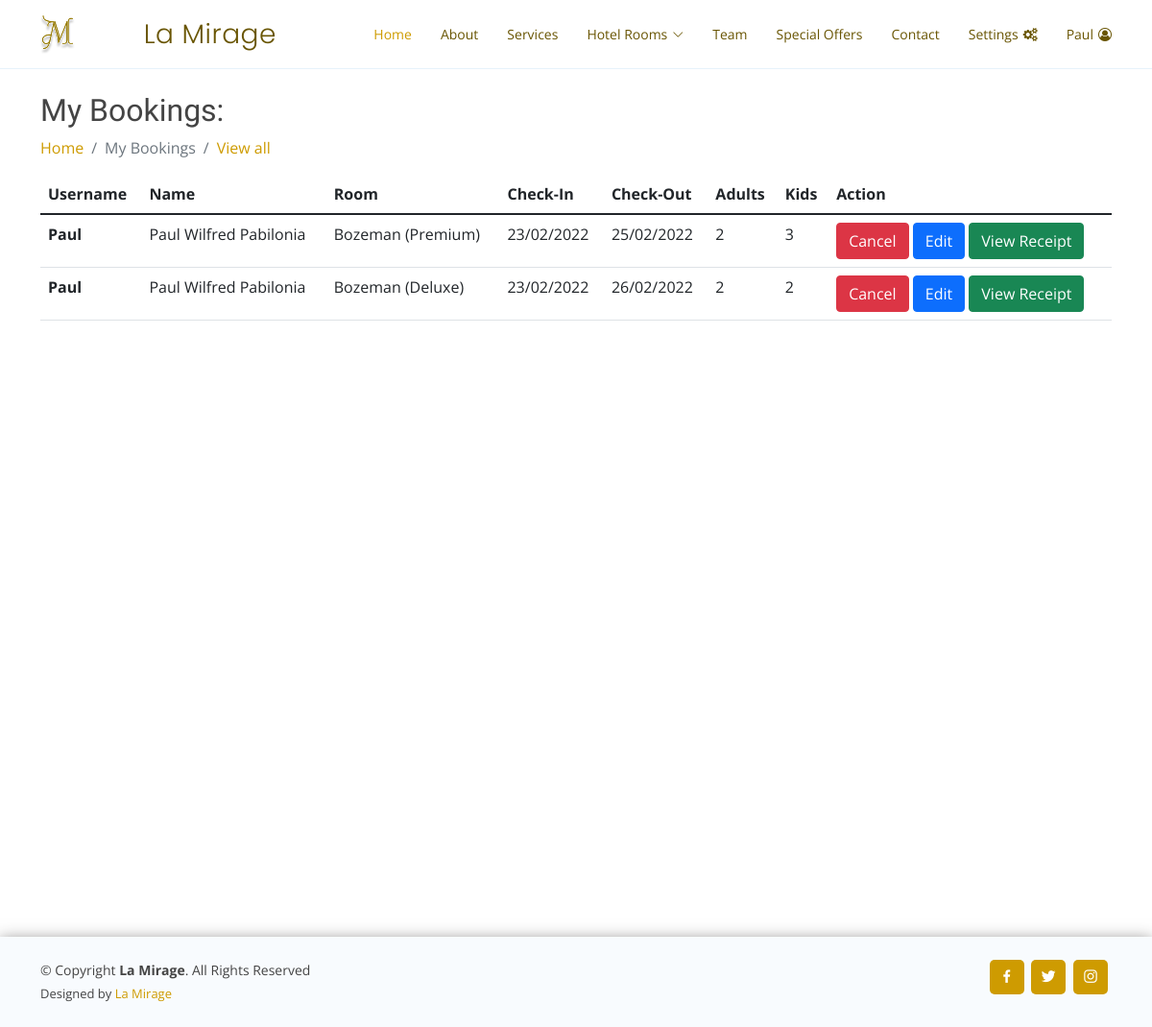
The page /my_bookings (signed in) on the database as committed earlier.
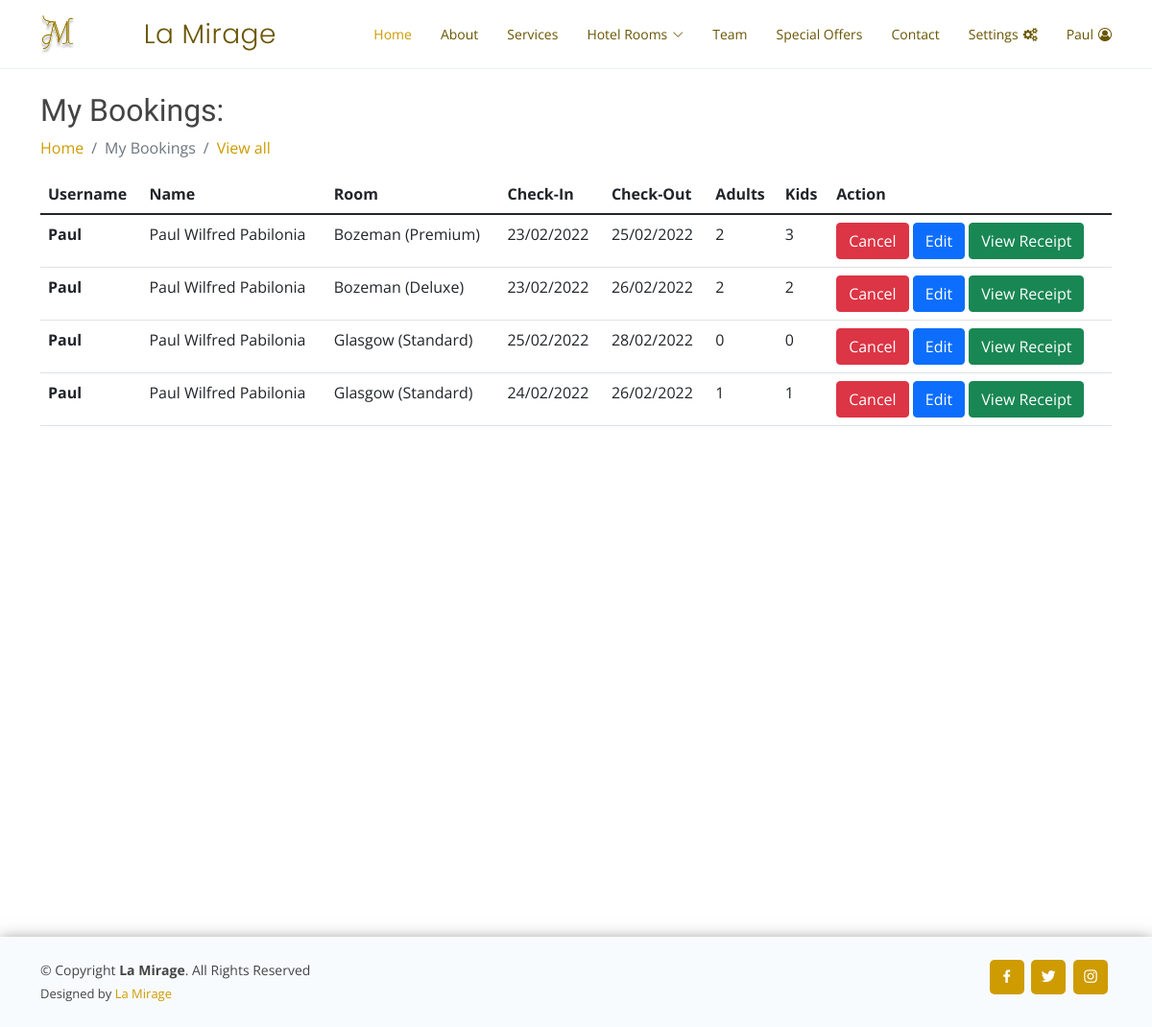
The same page on the database as committed later.
### reservation/models.py (models this page shows, shortened)
class Booking(models.Model):
    client = models.ForeignKey(User, on_delete=models.CASCADE,related_name="booking",default=None)
    user_profile = models.ForeignKey(UserProfile, on_delete=models.CASCADE,related_name="booking_profile",default=None)
    checkIn = models.CharField(max_length=100)
    checkOut = models.CharField(max_length=100)
    numAdults = models.IntegerField(default=0)
    numKids = models.IntegerField(default=0)
    mop = models.CharField(max_length=200)
    room_category = models.CharField(max_length=200,default=None)
    room_type = models.CharField(max_length=200,default=None)
    is_cancelled = models.BooleanField(default=False,blank= True)
    created_at = models.DateTimeField(auto_now_add=True)
    update_at = models.DateTimeField(auto_now=True)

class User(AbstractUser):
    pass

### reservation/views.py (the view)
# urls.py: path("my_bookings",views.my_bookings,name="my_bookings"),
def my_bookings(request):
    user = request.user
    bookings = Booking.objects.filter(client=user,is_cancelled=False)
    return render(request, "reservation/my_bookings.html",
                  {'bookings': bookings})

### reservation/templates/reservation/my_bookings.html (shortened to what this page needs)
{% extends 'reservation/profile_layout.html' %}
{% load static %}
{% block body %}
<div class="mt-3 mb-2">
  <h2>My Bookings:</h2>
  <nav aria-label="breadcrumb" class="main-breadcrumb">
    <ol class="breadcrumb">
      <li class="breadcrumb-item"><a href="{% url 'index' %}">Home</a></li>
      <li class="breadcrumb-item active" aria-current="page">My Bookings</li>
      <li class="breadcrumb-item"><a href="{% url 'my_bookings' %}">View all</a></li>
    </ol>
  </nav>
  <div class="main-body" style="overflow-x: auto;">
    <table class="table">
      <thead class="thead-dark">
        <tr>
          <th scope="col">Username</th>
          <th scope="col">Name</th>
          <th scope="col">Room</th>
          <th scope="col">Check-In</th>
          <th scope="col">Check-Out</th>
          <th scope="col">Adults</th>
          <th scope="col">Kids</th>
          <th scope="col">Action</th>
        </tr>
      </thead>
      <tbody>
        {% for book in bookings %}
        <tr>
          <th scope="row">{{ book.client.username }}</th>
          <td>{{book.client.first_name}} {{book.client.last_name}}</td>
          <td>{{ book.room_type }} ({{ book.room_category }})</td>
          <td>{{ book.checkIn }}</td>
          <td>{{ book.checkOut }}</td>
          <td>{{ book.numAdults }}</td>
          <td>{{ book.numKids }}</td>
          <td>
            <a href="{% url 'cancel_mybookings' book.id %}" class="btn btn-danger">Cancel</a>
            <a href="{% url 'booking_edit' book.id %}" class="btn btn-primary">Edit</a>
            <a href="{% url 'view_reciept' book.id %}" class="btn btn-success">View Receipt</a>
          </td>
        </tr>
        {% endfor %}
      </tbody>
    </table>
  </div>
</div>
{% endblock %}

Rows that differ between the two databases and show on the page:
added Booking: client.username "Paul", client.first_name "Paul Wilfred", client.last_name "Pabilonia", room_type "Glasgow", room_category "Standard", checkIn "25/02/2022", checkOut "28/02/2022", numAdults "0", numKids "0"
added Booking: client.username "Paul", client.first_name "Paul Wilfred", client.last_name "Pabilonia", room_type "Glasgow", room_category "Standard", checkIn "24/02/2022", checkOut "26/02/2022", numAdults "1", numKids "1"
